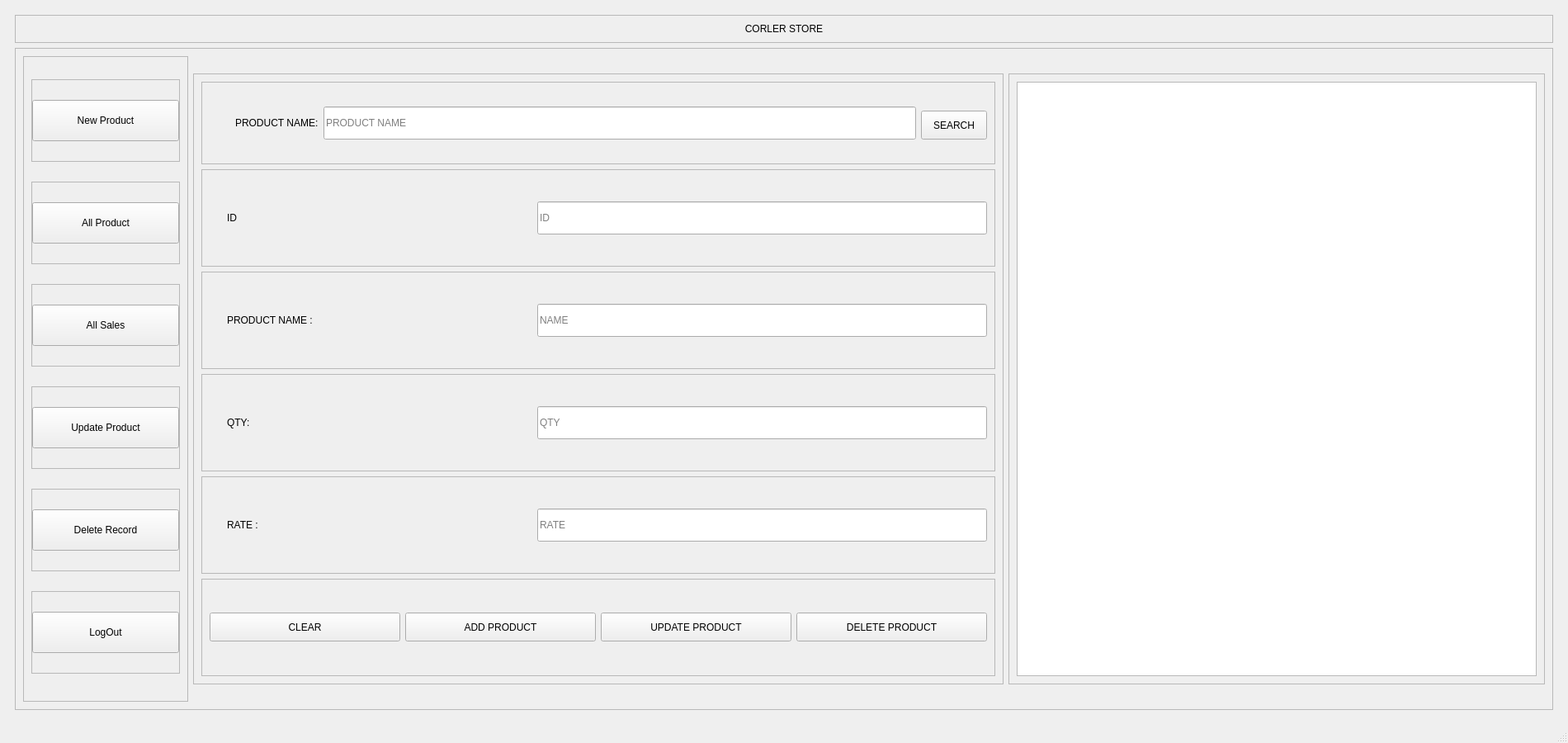
<?xml version="1.0" encoding="UTF-8"?>
<ui version="4.0">
 <class>MainWindow</class>
 <widget class="QMainWindow" name="MainWindow">
  <property name="geometry">
   <rect>
    <x>0</x>
    <y>0</y>
    <width>1900</width>
    <height>900</height>
   </rect>
  </property>
  <property name="windowTitle">
   <string>MainWindow</string>
  </property>
  <widget class="QWidget" name="centralwidget">
   <layout class="QHBoxLayout" name="horizontalLayout">
    <item>
     <widget class="QWidget" name="widget" native="true">
      <layout class="QVBoxLayout" name="verticalLayout">
       <item>
        <widget class="QFrame" name="frame">
         <property name="maximumSize">
          <size>
           <width>16777215</width>
           <height>120</height>
          </size>
         </property>
         <property name="frameShape">
          <enum>QFrame::StyledPanel</enum>
         </property>
         <property name="frameShadow">
          <enum>QFrame::Raised</enum>
         </property>
         <layout class="QHBoxLayout" name="horizontalLayout_13">
          <item>
           <widget class="QLabel" name="label_8">
            <property name="styleSheet">
             <string notr="true">font: 36pt &quot;Jokerman&quot;;</string>
            </property>
            <property name="text">
             <string>CORLER STORE</string>
            </property>
            <property name="alignment">
             <set>Qt::AlignCenter</set>
            </property>
           </widget>
          </item>
         </layout>
        </widget>
       </item>
       <item>
        <widget class="QFrame" name="frame_2">
         <property name="frameShape">
          <enum>QFrame::StyledPanel</enum>
         </property>
         <property name="frameShadow">
          <enum>QFrame::Raised</enum>
         </property>
         <layout class="QHBoxLayout" name="horizontalLayout_2">
          <item>
           <widget class="QFrame" name="frame_3">
            <property name="minimumSize">
             <size>
              <width>200</width>
              <height>0</height>
             </size>
            </property>
            <property name="maximumSize">
             <size>
              <width>230</width>
              <height>16777215</height>
             </size>
            </property>
            <property name="frameShape">
             <enum>QFrame::StyledPanel</enum>
            </property>
            <property name="frameShadow">
             <enum>QFrame::Raised</enum>
            </property>
            <layout class="QVBoxLayout" name="verticalLayout_2">
             <item>
              <widget class="QFrame" name="frame_8">
               <property name="maximumSize">
                <size>
                 <width>16777215</width>
                 <height>100</height>
                </size>
               </property>
               <property name="frameShape">
                <enum>QFrame::StyledPanel</enum>
               </property>
               <property name="frameShadow">
                <enum>QFrame::Raised</enum>
               </property>
               <layout class="QHBoxLayout" name="horizontalLayout_3">
                <property name="spacing">
                 <number>0</number>
                </property>
                <property name="leftMargin">
                 <number>0</number>
                </property>
                <property name="topMargin">
                 <number>0</number>
                </property>
                <property name="rightMargin">
                 <number>0</number>
                </property>
                <property name="bottomMargin">
                 <number>0</number>
                </property>
                <item>
                 <widget class="QPushButton" name="registration">
                  <property name="maximumSize">
                   <size>
                    <width>16777215</width>
                    <height>50</height>
                   </size>
                  </property>
                  <property name="text">
                   <string>New Product</string>
                  </property>
                 </widget>
                </item>
               </layout>
              </widget>
             </item>
             <item>
              <widget class="QFrame" name="frame_6">
               <property name="maximumSize">
                <size>
                 <width>16777215</width>
                 <height>100</height>
                </size>
               </property>
               <property name="frameShape">
                <enum>QFrame::StyledPanel</enum>
               </property>
               <property name="frameShadow">
                <enum>QFrame::Raised</enum>
               </property>
               <layout class="QHBoxLayout" name="horizontalLayout_6">
                <property name="spacing">
                 <number>0</number>
                </property>
                <property name="leftMargin">
                 <number>0</number>
                </property>
                <property name="topMargin">
                 <number>0</number>
                </property>
                <property name="rightMargin">
                 <number>0</number>
                </property>
                <property name="bottomMargin">
                 <number>0</number>
                </property>
                <item>
                 <widget class="QPushButton" name="showall">
                  <property name="maximumSize">
                   <size>
                    <width>16777215</width>
                    <height>50</height>
                   </size>
                  </property>
                  <property name="text">
                   <string>All Product</string>
                  </property>
                 </widget>
                </item>
               </layout>
              </widget>
             </item>
             <item>
              <widget class="QFrame" name="frame_14">
               <property name="maximumSize">
                <size>
                 <width>16777215</width>
                 <height>100</height>
                </size>
               </property>
               <property name="frameShape">
                <enum>QFrame::StyledPanel</enum>
               </property>
               <property name="frameShadow">
                <enum>QFrame::Raised</enum>
               </property>
               <layout class="QHBoxLayout" name="horizontalLayout_16">
                <property name="spacing">
                 <number>0</number>
                </property>
                <property name="leftMargin">
                 <number>0</number>
                </property>
                <property name="topMargin">
                 <number>0</number>
                </property>
                <property name="rightMargin">
                 <number>0</number>
                </property>
                <property name="bottomMargin">
                 <number>0</number>
                </property>
                <item>
                 <widget class="QPushButton" name="sale">
                  <property name="maximumSize">
                   <size>
                    <width>16777215</width>
                    <height>50</height>
                   </size>
                  </property>
                  <property name="text">
                   <string>All Sales</string>
                  </property>
                 </widget>
                </item>
               </layout>
              </widget>
             </item>
             <item>
              <widget class="QFrame" name="frame_9">
               <property name="maximumSize">
                <size>
                 <width>16777215</width>
                 <height>100</height>
                </size>
               </property>
               <property name="frameShape">
                <enum>QFrame::StyledPanel</enum>
               </property>
               <property name="frameShadow">
                <enum>QFrame::Raised</enum>
               </property>
               <layout class="QHBoxLayout" name="horizontalLayout_5">
                <property name="spacing">
                 <number>0</number>
                </property>
                <property name="leftMargin">
                 <number>0</number>
                </property>
                <property name="topMargin">
                 <number>0</number>
                </property>
                <property name="rightMargin">
                 <number>0</number>
                </property>
                <property name="bottomMargin">
                 <number>0</number>
                </property>
                <item>
                 <widget class="QPushButton" name="update">
                  <property name="maximumSize">
                   <size>
                    <width>16777215</width>
                    <height>50</height>
                   </size>
                  </property>
                  <property name="text">
                   <string>Update Product</string>
                  </property>
                 </widget>
                </item>
               </layout>
              </widget>
             </item>
             <item>
              <widget class="QFrame" name="frame_7">
               <property name="maximumSize">
                <size>
                 <width>16777215</width>
                 <height>100</height>
                </size>
               </property>
               <property name="frameShape">
                <enum>QFrame::StyledPanel</enum>
               </property>
               <property name="frameShadow">
                <enum>QFrame::Raised</enum>
               </property>
               <layout class="QHBoxLayout" name="horizontalLayout_4">
                <property name="spacing">
                 <number>0</number>
                </property>
                <property name="leftMargin">
                 <number>0</number>
                </property>
                <property name="topMargin">
                 <number>0</number>
                </property>
                <property name="rightMargin">
                 <number>0</number>
                </property>
                <property name="bottomMargin">
                 <number>0</number>
                </property>
                <item>
                 <widget class="QPushButton" name="delete_2">
                  <property name="maximumSize">
                   <size>
                    <width>16777215</width>
                    <height>50</height>
                   </size>
                  </property>
                  <property name="text">
                   <string>Delete Record</string>
                  </property>
                 </widget>
                </item>
               </layout>
              </widget>
             </item>
             <item>
              <widget class="QFrame" name="frame_12">
               <property name="maximumSize">
                <size>
                 <width>16777215</width>
                 <height>100</height>
                </size>
               </property>
               <property name="frameShape">
                <enum>QFrame::StyledPanel</enum>
               </property>
               <property name="frameShadow">
                <enum>QFrame::Raised</enum>
               </property>
               <layout class="QHBoxLayout" name="horizontalLayout_11">
                <property name="spacing">
                 <number>0</number>
                </property>
                <property name="leftMargin">
                 <number>0</number>
                </property>
                <property name="topMargin">
                 <number>0</number>
                </property>
                <property name="rightMargin">
                 <number>0</number>
                </property>
                <property name="bottomMargin">
                 <number>0</number>
                </property>
                <item>
                 <widget class="QPushButton" name="logout">
                  <property name="maximumSize">
                   <size>
                    <width>16777215</width>
                    <height>50</height>
                   </size>
                  </property>
                  <property name="text">
                   <string>LogOut</string>
                  </property>
                 </widget>
                </item>
               </layout>
              </widget>
             </item>
            </layout>
           </widget>
          </item>
          <item>
           <widget class="QFrame" name="frame_4">
            <property name="maximumSize">
             <size>
              <width>1000</width>
              <height>740</height>
             </size>
            </property>
            <property name="frameShape">
             <enum>QFrame::StyledPanel</enum>
            </property>
            <property name="frameShadow">
             <enum>QFrame::Raised</enum>
            </property>
            <layout class="QVBoxLayout" name="verticalLayout_3">
             <item>
              <widget class="QFrame" name="checker">
               <property name="maximumSize">
                <size>
                 <width>16777215</width>
                 <height>100</height>
                </size>
               </property>
               <property name="frameShape">
                <enum>QFrame::StyledPanel</enum>
               </property>
               <property name="frameShadow">
                <enum>QFrame::Raised</enum>
               </property>
               <layout class="QHBoxLayout" name="horizontalLayout_15">
                <property name="leftMargin">
                 <number>40</number>
                </property>
                <item>
                 <widget class="QLabel" name="label_9">
                  <property name="minimumSize">
                   <size>
                    <width>50</width>
                    <height>0</height>
                   </size>
                  </property>
                  <property name="styleSheet">
                   <string notr="true">font: 75 18pt &quot;MS Shell Dlg 2&quot;;</string>
                  </property>
                  <property name="text">
                   <string>PRODUCT NAME:</string>
                  </property>
                 </widget>
                </item>
                <item>
                 <widget class="QLineEdit" name="reg">
                  <property name="maximumSize">
                   <size>
                    <width>16777215</width>
                    <height>40</height>
                   </size>
                  </property>
                  <property name="placeholderText">
                   <string>PRODUCT NAME</string>
                  </property>
                 </widget>
                </item>
                <item>
                 <widget class="QPushButton" name="checking">
                  <property name="minimumSize">
                   <size>
                    <width>75</width>
                    <height>35</height>
                   </size>
                  </property>
                  <property name="maximumSize">
                   <size>
                    <width>16777215</width>
                    <height>30</height>
                   </size>
                  </property>
                  <property name="text">
                   <string>SEARCH</string>
                  </property>
                 </widget>
                </item>
               </layout>
              </widget>
             </item>
             <item>
              <widget class="QFrame" name="frame_11">
               <property name="frameShape">
                <enum>QFrame::StyledPanel</enum>
               </property>
               <property name="frameShadow">
                <enum>QFrame::Raised</enum>
               </property>
               <layout class="QHBoxLayout" name="horizontalLayout_9">
                <property name="leftMargin">
                 <number>30</number>
                </property>
                <item>
                 <widget class="QLabel" name="label_3">
                  <property name="minimumSize">
                   <size>
                    <width>370</width>
                    <height>0</height>
                   </size>
                  </property>
                  <property name="styleSheet">
                   <string notr="true">font: 75 15pt &quot;MS Shell Dlg 2&quot;;</string>
                  </property>
                  <property name="text">
                   <string>ID</string>
                  </property>
                 </widget>
                </item>
                <item>
                 <widget class="QLineEdit" name="ID">
                  <property name="minimumSize">
                   <size>
                    <width>360</width>
                    <height>40</height>
                   </size>
                  </property>
                  <property name="placeholderText">
                   <string>ID</string>
                  </property>
                 </widget>
                </item>
               </layout>
              </widget>
             </item>
             <item>
              <widget class="QFrame" name="frame_10">
               <property name="frameShape">
                <enum>QFrame::StyledPanel</enum>
               </property>
               <property name="frameShadow">
                <enum>QFrame::Raised</enum>
               </property>
               <layout class="QHBoxLayout" name="horizontalLayout_8">
                <property name="leftMargin">
                 <number>30</number>
                </property>
                <item>
                 <widget class="QLabel" name="label_4">
                  <property name="minimumSize">
                   <size>
                    <width>370</width>
                    <height>0</height>
                   </size>
                  </property>
                  <property name="styleSheet">
                   <string notr="true">font: 75 15pt &quot;MS Shell Dlg 2&quot;;</string>
                  </property>
                  <property name="text">
                   <string>PRODUCT NAME :</string>
                  </property>
                 </widget>
                </item>
                <item>
                 <widget class="QLineEdit" name="NAME">
                  <property name="minimumSize">
                   <size>
                    <width>360</width>
                    <height>40</height>
                   </size>
                  </property>
                  <property name="placeholderText">
                   <string>NAME</string>
                  </property>
                 </widget>
                </item>
               </layout>
              </widget>
             </item>
             <item>
              <widget class="QFrame" name="frame_16">
               <property name="frameShape">
                <enum>QFrame::StyledPanel</enum>
               </property>
               <property name="frameShadow">
                <enum>QFrame::Raised</enum>
               </property>
               <layout class="QHBoxLayout" name="horizontalLayout_14">
                <property name="leftMargin">
                 <number>30</number>
                </property>
                <item>
                 <widget class="QLabel" name="label_6">
                  <property name="minimumSize">
                   <size>
                    <width>370</width>
                    <height>0</height>
                   </size>
                  </property>
                  <property name="styleSheet">
                   <string notr="true">font: 75 15pt &quot;MS Shell Dlg 2&quot;;</string>
                  </property>
                  <property name="text">
                   <string>QTY:</string>
                  </property>
                 </widget>
                </item>
                <item>
                 <widget class="QLineEdit" name="QTY">
                  <property name="minimumSize">
                   <size>
                    <width>360</width>
                    <height>40</height>
                   </size>
                  </property>
                  <property name="placeholderText">
                   <string>QTY</string>
                  </property>
                 </widget>
                </item>
               </layout>
              </widget>
             </item>
             <item>
              <widget class="QFrame" name="frame_15">
               <property name="frameShape">
                <enum>QFrame::StyledPanel</enum>
               </property>
               <property name="frameShadow">
                <enum>QFrame::Raised</enum>
               </property>
               <layout class="QHBoxLayout" name="horizontalLayout_12">
                <property name="leftMargin">
                 <number>30</number>
                </property>
                <item>
                 <widget class="QLabel" name="label_5">
                  <property name="minimumSize">
                   <size>
                    <width>370</width>
                    <height>0</height>
                   </size>
                  </property>
                  <property name="styleSheet">
                   <string notr="true">font: 75 15pt &quot;MS Shell Dlg 2&quot;;</string>
                  </property>
                  <property name="text">
                   <string>RATE :</string>
                  </property>
                 </widget>
                </item>
                <item>
                 <widget class="QLineEdit" name="RATE">
                  <property name="minimumSize">
                   <size>
                    <width>360</width>
                    <height>40</height>
                   </size>
                  </property>
                  <property name="placeholderText">
                   <string>RATE</string>
                  </property>
                 </widget>
                </item>
               </layout>
              </widget>
             </item>
             <item>
              <widget class="QFrame" name="frame_13">
               <property name="styleSheet">
                <string notr="true">font: 10pt &quot;MS Shell Dlg 2&quot;;</string>
               </property>
               <property name="frameShape">
                <enum>QFrame::StyledPanel</enum>
               </property>
               <property name="frameShadow">
                <enum>QFrame::Raised</enum>
               </property>
               <layout class="QHBoxLayout" name="horizontalLayout_7">
                <item>
                 <widget class="QPushButton" name="clear_btn">
                  <property name="minimumSize">
                   <size>
                    <width>0</width>
                    <height>35</height>
                   </size>
                  </property>
                  <property name="text">
                   <string>CLEAR</string>
                  </property>
                 </widget>
                </item>
                <item>
                 <widget class="QPushButton" name="newcos">
                  <property name="minimumSize">
                   <size>
                    <width>0</width>
                    <height>35</height>
                   </size>
                  </property>
                  <property name="text">
                   <string>ADD PRODUCT</string>
                  </property>
                 </widget>
                </item>
                <item>
                 <widget class="QPushButton" name="updt">
                  <property name="minimumSize">
                   <size>
                    <width>0</width>
                    <height>35</height>
                   </size>
                  </property>
                  <property name="text">
                   <string>UPDATE PRODUCT</string>
                  </property>
                 </widget>
                </item>
                <item>
                 <widget class="QPushButton" name="delete_btn">
                  <property name="minimumSize">
                   <size>
                    <width>0</width>
                    <height>35</height>
                   </size>
                  </property>
                  <property name="text">
                   <string>DELETE PRODUCT</string>
                  </property>
                 </widget>
                </item>
               </layout>
              </widget>
             </item>
            </layout>
           </widget>
          </item>
          <item>
           <widget class="QFrame" name="frame_5">
            <property name="maximumSize">
             <size>
              <width>650</width>
              <height>740</height>
             </size>
            </property>
            <property name="frameShape">
             <enum>QFrame::StyledPanel</enum>
            </property>
            <property name="frameShadow">
             <enum>QFrame::Raised</enum>
            </property>
            <layout class="QHBoxLayout" name="horizontalLayout_10">
             <item>
              <widget class="QTableWidget" name="display">
               <property name="font">
                <font>
                 <pointsize>12</pointsize>
                 <weight>75</weight>
                 <bold>true</bold>
                </font>
               </property>
               <property name="editTriggers">
                <set>QAbstractItemView::NoEditTriggers</set>
               </property>
              </widget>
             </item>
            </layout>
           </widget>
          </item>
         </layout>
        </widget>
       </item>
      </layout>
     </widget>
    </item>
   </layout>
  </widget>
  <widget class="QMenuBar" name="menubar">
   <property name="geometry">
    <rect>
     <x>0</x>
     <y>0</y>
     <width>1900</width>
     <height>18</height>
    </rect>
   </property>
  </widget>
  <widget class="QStatusBar" name="statusbar"/>
 </widget>
 <resources/>
 <connections/>
</ui>
